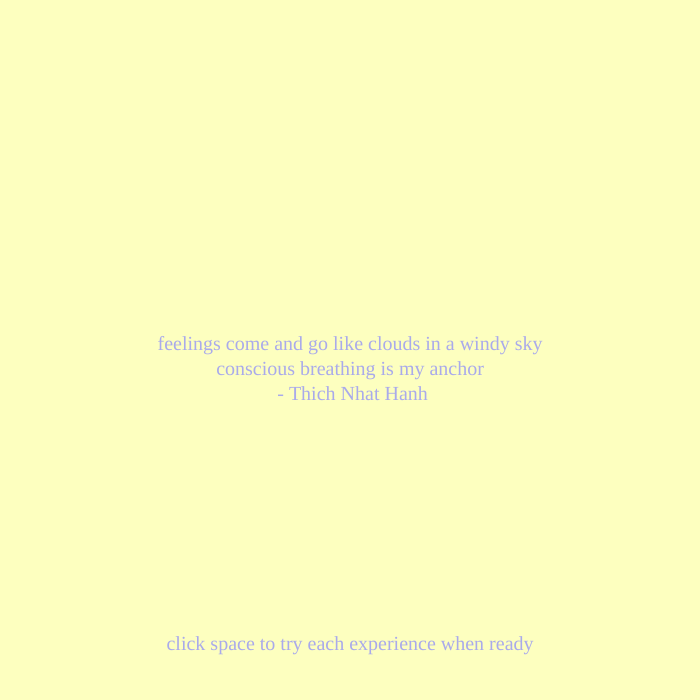
Frame 1 (no input)
Frame 60 (no input): identical to frame 1, image omitted
Frame 120 (the mouse pressed at the canvas centre since frame 60): identical to frame 1, image omitted

The p5.js sketch that drew this single still picture (run headless with seeded random() and noise() and a simulated clock; from frame 60 on, the mouse is pressed at the canvas centre):

// p5.js sketch
// ── sketch.js
let page = 0;
let freq;
//for last page
let colors = ["#b3ffcd", "#e5c9ff", "#b3d6ff", "#ffd4c4", "#fdffbf", "#c9fffa"];
let buttons = [];

function setup() {
  createCanvas(700, 700);
  background("#a9aaeb");
  colorMode(HSB);
  textAlign(CENTER);

  //for last page
  /*
  for (let i = 0; i < colors.length; i++) {
    let x = random(width);
    let y = random(height);
    let dia = random(50, 100);
    let clr = colors[i];
    buttons.push(new Button(x, y, dia, clr));
  }
  */
  
  for (let i = 0; i < 30; i++) {
    let x = random(width);
    let y = random(height);
    let dia = random(50, 100);
    
    let randomIndex = floor(random(colors.length));
    let clr = colors[randomIndex];
    buttons.push(new Button(x, y, dia, clr));
  }
}

function draw() {
  if (page == 0) {
    drawPage0();
  } else if (page == 1) {
    drawPage1();
  } else if (page == 2) {
    drawPage2();
  } else if (page == 3) {
    drawPage3();
  } else if (page == 3)
  drawPage0();
}

function keyPressed() {
  // change the page
  if (keyCode === 32) {
    page = page + 1; 
  }

 if (page > 3) {
  page = 0;
  }

  // based on the new page, you draw background once!
  if (page == 0) {
    //
  } else if (page == 1) {
    background("#a9aaeb");
  }
 }

function drawPage0() {
  background("#fdffbf");
  fill("#a9aaeb");
  textFont("PlayfairDisplay");
  textSize(20);
  text(
    "feelings come and go like clouds in a windy sky",
    width / 2,
    height / 2
  );
  text("conscious breathing is my anchor", width / 2, height / 2 + 25);
  text(" - Thich Nhat Hanh", width / 2, height / 2 + 50);
  text(
    "click space to try each experience when ready",
    width / 2,
    height / 2 + 300
  );
}

function drawPage1() {
  freq = frameCount * 0.01;
  let dia = map(sin(freq), -1, 1, 0, 600);

  freq = frameCount * 0.02;
  let hue = map(sin(freq), -1, 1, 225, 90);

  noFill();
  strokeWeight(20);
  stroke(hue, 25, 100);
  circle(width / 2, height / 2, dia);

  noStroke();
  fill("#fdffbf");
  textFont("PlayfairDisplay");
  textSize(20);
  text("inhale as the circle expands", width / 2, height / 2 - 325);
  text("exhale as the circle contracts", width / 2, height / 2 + 325);
}

function drawPage2() {
  background("#b3ffcd");
  fill("#ffb8c5");
  textFont("PlayfairDisplay");
  textSize(20);
  text(
    "in these next moments release the urge to control",
    width / 2,
    height / 2
  );
  text("interact, experience, and stay grounded", width / 2, height / 2 + 25);
  text(
    "click space to try next experience when ready",
    width / 2,
    height / 2 + 300
  );
}

function drawPage3() {
  colorMode(RGB);
  background(255, 184, 197, 15);
  // background("#ffb0be");
  fill("#fffff");
  textFont("PlayfairDisplay");
  textSize(20);
  text("stay present", width / 2, height / 2);

  // update & display the objects
  for (let i = 0; i < buttons.length; i++) {
    let b = buttons[i]; // each object
    b.move();
    b.checkMouse();
    b.checkEdges();
    b.display();
  }
}

class Button {
  constructor(x, y, rad, clr) {
    this.x = x;
    this.y = y;
    this.xSpd = random(-0.5, 0.5);
    this.ySpd = random(-0.5, 0.5);
    this.rad = rad;
    this.color = clr;
  }
  move() {
    this.x += this.xSpd;
    this.y += this.ySpd;
  }
  checkMouse() {
    let distance = dist(this.x, this.y, mouseX, mouseY);
    if (distance < this.rad) {
      if (mouseIsPressed) {
        this.xSpd = random(-1.5, 1.5);
        this.ySpd = random(-1.5, 1.5);
      }
    } 
  }
  checkEdges() {
    if (this.x < 0 - this.rad) {
      this.x = width + this.rad;
    } else if (this.x > width + this.rad) {
      this.x = 0 - this.rad;
    }
    if (this.y < 0 - this.rad) {
      this.y = height + this.rad;
    } else if (this.y > height + this.rad) {
      this.y = 0 - this.rad;
    }
  }
  display() {
    push();
    noStroke();
    fill(this.color);
    circle(this.x, this.y, this.rad * 2);
    pop();
  }
}
// ── style.css
body {
    background-color: hsl(62, 100%, 87%);
    position: absolute;
    left: 200px;
    top: 20px;
}

.intro {
    text-align: center;
    width: 1000px;
    height: 100px;
    }

.title {
    text-align: center;
}
